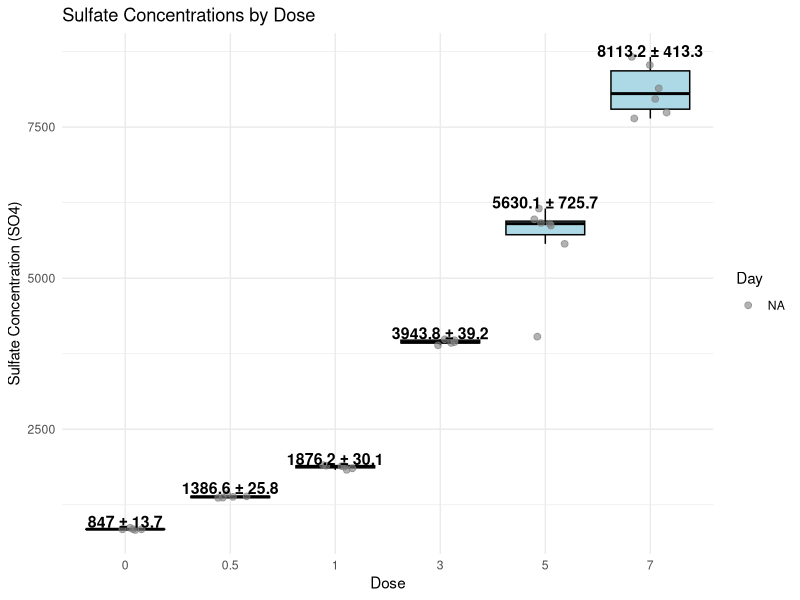
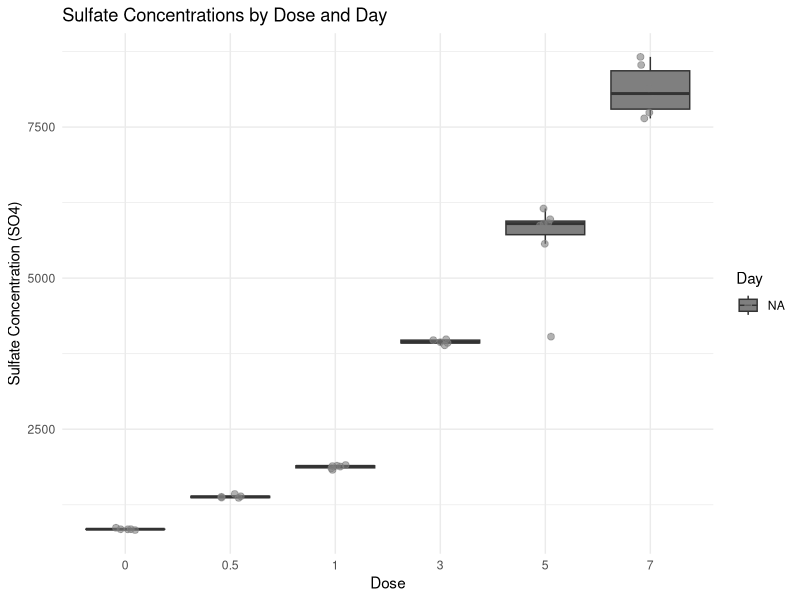
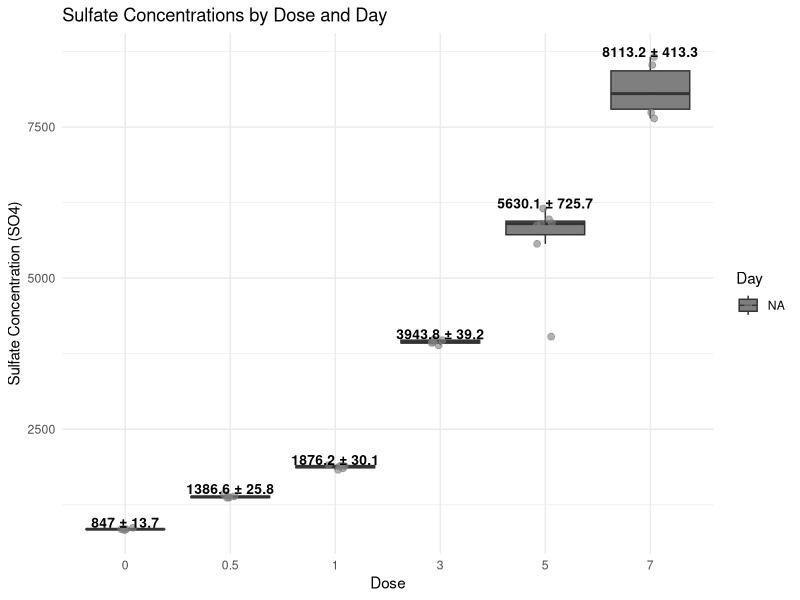

Write the R code that produced these figures, in order.
#analyzing sulfate data 

library(readxl)
library(dplyr)

assay_sulfate <- read_excel("Assay Experiment/assay_sulfate_data.xlsx")

assay_sulfate <- assay_sulfate %>%
  mutate(SO4 = as.numeric(SO4)) %>%
  filter(!is.na(SO4)) %>%
  mutate(SO4 = round(SO4, 0))%>%
  mutate(Dose = ifelse(Flask %in% c("init1", "init2"), "init", Dose))|>
  filter(Round == 1)|>
  mutate(Day = as.factor(Day))




library(ggplot2)

####visualize sulfate####

# Prepare data
boxplot_data <- assay_sulfate %>%
  filter(!is.na(Dose)) %>%
  mutate(Dose = as.factor(Dose))

# Calculate mean and SD for labels
stats_labels <- boxplot_data %>%
  group_by(Dose) %>%
  summarise(
    mean_SO4 = mean(SO4, na.rm = TRUE),
    sd_SO4 = sd(SO4, na.rm = TRUE),
    label = paste0(round(mean_SO4, 1), " ± ", round(sd_SO4, 1)),
    y_pos = max(SO4, na.rm = TRUE) + 1  # position label slightly above the highest point
  )
ggplot(boxplot_data, aes(x = Dose, y = SO4)) +
  geom_boxplot(fill = "lightblue", color = "black", outlier.shape = NA) +
  geom_jitter(aes(color = Day),  # map color to Day
              width = 0.2, size = 2, alpha = 0.6) +
  geom_text(
    data = stats_labels,
    aes(x = Dose, y = y_pos, label = label),
    inherit.aes = FALSE,
    vjust = 0,
    fontface = "bold",
    size = 4
  ) +
  labs(
    title = "Sulfate Concentrations by Dose",
    x = "Dose",
    y = "Sulfate Concentration (SO4)",
    color = "Day"
  ) +
  theme_minimal()

ggplot(boxplot_data, aes(x = Dose, y = SO4, fill = Day)) +
  geom_boxplot(position = position_dodge(width = 0.75), outlier.shape = NA) +
  geom_jitter(aes(color = Day),
              position = position_jitterdodge(jitter.width = 0.2, dodge.width = 0.75),
              size = 2, alpha = 0.6) +
  labs(
    title = "Sulfate Concentrations by Dose and Day",
    x = "Dose",
    y = "Sulfate Concentration (SO4)",
    fill = "Day",
    color = "Day"
  ) +
  theme_minimal()

####having the days seperate####
# Make sure Day is a factor
boxplot_data <- assay_sulfate %>%
  filter(!is.na(Dose)) %>%
  mutate(
    Dose = as.factor(Dose),
    Day = as.factor(Day)
  )

# Calculate mean and SD for each Dose-Day group
stats_labels <- boxplot_data %>%
  group_by(Dose, Day) %>%
  summarise(
    mean_SO4 = mean(SO4, na.rm = TRUE),
    sd_SO4 = sd(SO4, na.rm = TRUE),
    label = paste0(round(mean_SO4, 1), " ± ", round(sd_SO4, 1)),
    y_pos = max(SO4, na.rm = TRUE) + 1,
    .groups = "drop"
  )

# Plot with grouped boxplots and summary labels
ggplot(boxplot_data, aes(x = Dose, y = SO4, fill = Day)) +
  geom_boxplot(position = position_dodge(width = 0.75), outlier.shape = NA) +
  geom_jitter(
    aes(color = Day),
    position = position_jitterdodge(jitter.width = 0.2, dodge.width = 0.75),
    size = 2,
    alpha = 0.6
  ) +
  geom_text(
    data = stats_labels,
    aes(x = Dose, y = y_pos, label = label, group = Day),
    position = position_dodge(width = 0.75),
    vjust = 0,
    fontface = "bold",
    size = 3.5,
    inherit.aes = FALSE
  ) +
  labs(
    title = "Sulfate Concentrations by Dose and Day",
    x = "Dose",
    y = "Sulfate Concentration (SO4)",
    fill = "Day",
    color = "Day"
  ) +
  theme_minimal()
